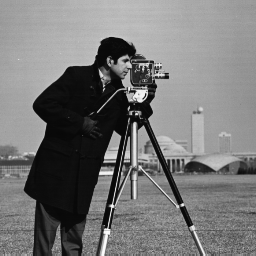
%> input picture imagedb/cameraman.tif, 256 x 256 px
$ octave exercise3.3.m   (GNU Octave 9; MATLAB toolbox functions it lacks are replaced by stand-ins)
%> lines starting %> are read from the running program, lines starting %| are printed output that depends on the picture

X = imread("cameraman.tif");
%> X is the input picture: size 256x256x3 uint8; min 7, max 253, mean 118.7
Y = imrotate(X,25,"nearest","loose");
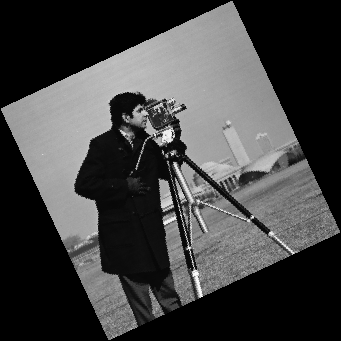
%> Y: size 341x341x3 uint8; min 0, max 253, mean 66.9
Z = imrotate(X,25,"nearest","crop");
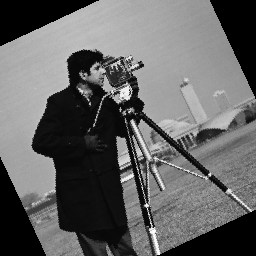
%> Z: size 256x256x3 uint8; min 0, max 253, mean 100


imwrite(X,"originalimage.png");
imwrite(Y,"rotationloose.png");
imwrite(Z,"rotationcrop.png");

figure(3),
subplot(1,3,1), imshow(X), title("Original Image");
subplot(1,3,2), imshow(Y), title("Loose Rotation");
subplot(1,3,3), imshow(Z), title("Crop Rotation");
